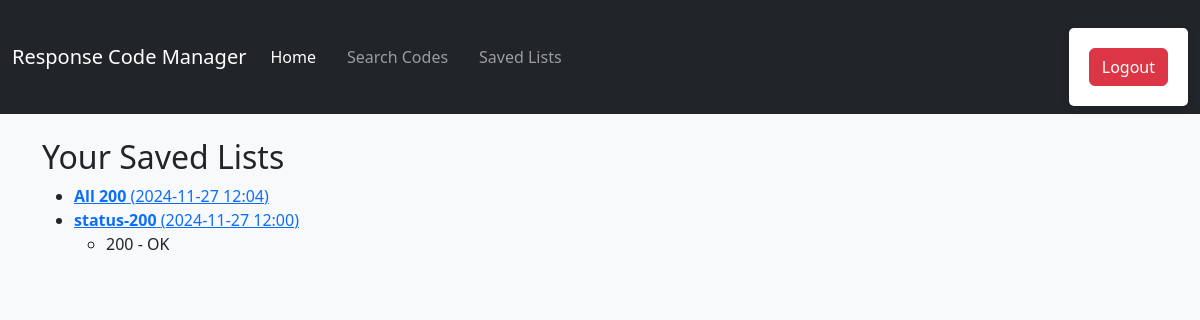
The app's page /saved-lists/ (signed in), older data.
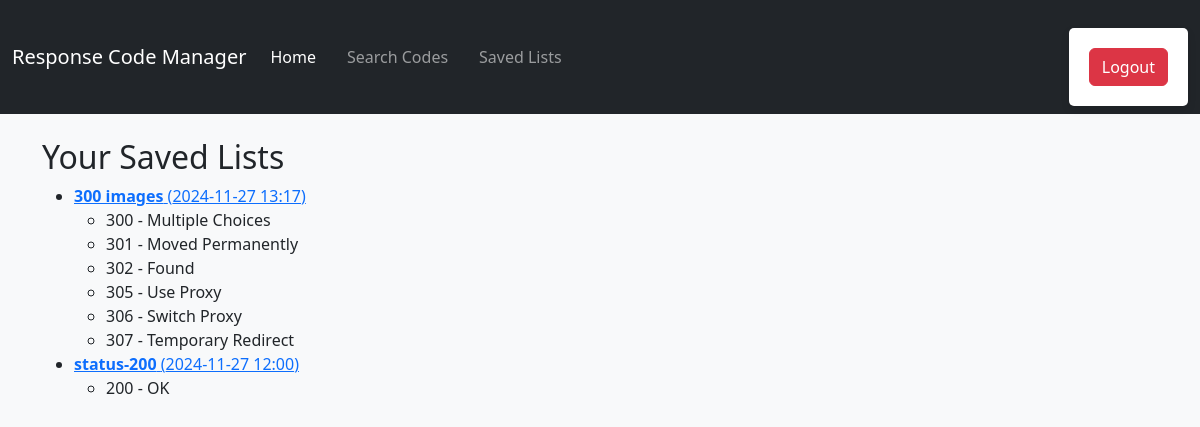
The same page, newer data.
### codes/models.py (models this page shows, shortened)
class SavedList(models.Model):
    user = models.ForeignKey(User, on_delete=models.CASCADE)
    name = models.CharField(max_length=100)
    creation_date = models.DateTimeField(auto_now_add=True)
    codes = models.JSONField(default=list)  # Set default as an empty list

### codes/views.py (the view)
# urls.py: path("saved-lists/", views.view_saved_lists, name="saved_lists"),
@login_required
def view_saved_lists(request):
    saved_lists = SavedList.objects.filter(user=request.user).order_by("-creation_date")
    return render(request, "saved_lists.html", {"saved_lists": saved_lists})

### codes/templates/saved_lists.html (shortened to what this page needs)
{% extends 'base.html' %}
{% block content %}
<h2>Your Saved Lists</h2>
<ul>
    {% for saved_list in saved_lists %}
        <li>
            <a href="{% url 'saved_list_detail' saved_list.id %}">
                <strong>{{ saved_list.name }}</strong> ({{ saved_list.creation_date|date:"Y-m-d H:i" }})
            </a>
            <ul>
                {% for code in saved_list.codes %}
                    <li>{{ code.code }} - {{ code.title }}</li>
                {% endfor %}
            </ul>
        </li>
    {% endfor %}
</ul>
{% endblock %}

### codes/templates/base.html (shortened to what this page needs)
{% load static %}
<!DOCTYPE html>
<html lang="en">
<head>
    <link rel="stylesheet" href="{% static 'style.css' %}" />
    <link href="https://cdn.jsdelivr.net/npm/bootstrap@5.3.3/dist/css/bootstrap.min.css" rel="stylesheet"
>
    <link rel="stylesheet" href="https://cdnjs.cloudflare.com/ajax/libs/font-awesome/6.0.0-beta3/css/all.min.css">
</head>
<body class="bg-light text-dark">
    <nav class="navbar navbar-expand-lg navbar-dark bg-dark mb-4">
        <div class="container-fluid">
            <a class="navbar-brand" href="{% url 'home' %}">Response Code Manager</a>
            <div class="collapse navbar-collapse" id="navbarNav">
              <ul class="navbar-nav me-auto mb-2 mb-lg-0">
                <li class="nav-item">
                    <a class="nav-link active" href="{% url 'home' %}">Home</a>
                </li>
                {% if user.is_authenticated %}
                <li class="nav-item">
                    <a class="nav-link" href="{% url 'search' %}">Search Codes</a>
                </li>
                <li class="nav-item">
                    <a class="nav-link" href="{% url 'saved_lists' %}">Saved Lists</a>
                </li>
                {% endif %}
            </ul>
                {% if user.is_authenticated %}
                    <form method="post" action="{% url 'logout' %}" class="d-inline">
                    <button class="btn btn-danger " type="submit">Logout</button>
                    </form>
                {% else %}
                    <a href="{% url 'signup' %}" class='btn btn-primary mx-2'>Register</a>
                    <a href="{% url 'login' %}" class='btn btn-success mx-2'>Login</a>
                {% endif %}
            </div>
        </div>
    </nav>
    <div class="container">
        {% block content %}{% endblock %}
    </div>
</body>
</html>

### static/css/style.css (style rules this page uses)
body { font-family: Arial, sans-serif; margin: 0; padding: 0; background-color: #f4f4f4; }
nav ul { list-style: none; padding: 0; }
nav ul li { display: inline; margin-right: 15px; }
nav ul li a { color: white; text-decoration: none; }
form { background-color: white; padding: 20px; border-radius: 5px; box-shadow: 0 4px 8px rgba(0, 0, 0, 0.1); margin-top: 20px; }
button { background-color: #333; color: white; padding: 10px; border: none; cursor: pointer; }

Row changes from the older to the newer data that the page shows:
removed SavedList: name "All 200", creation_date "2024-11-27 12:04"
added SavedList: name "300 images", creation_date "2024-11-27 13:17", code "300" "301" "302" "305" "306" "307", title "Multiple Choices" "Moved Permanently" "Found" "Use Proxy" "Switch Proxy" "Temporary Redirect"
